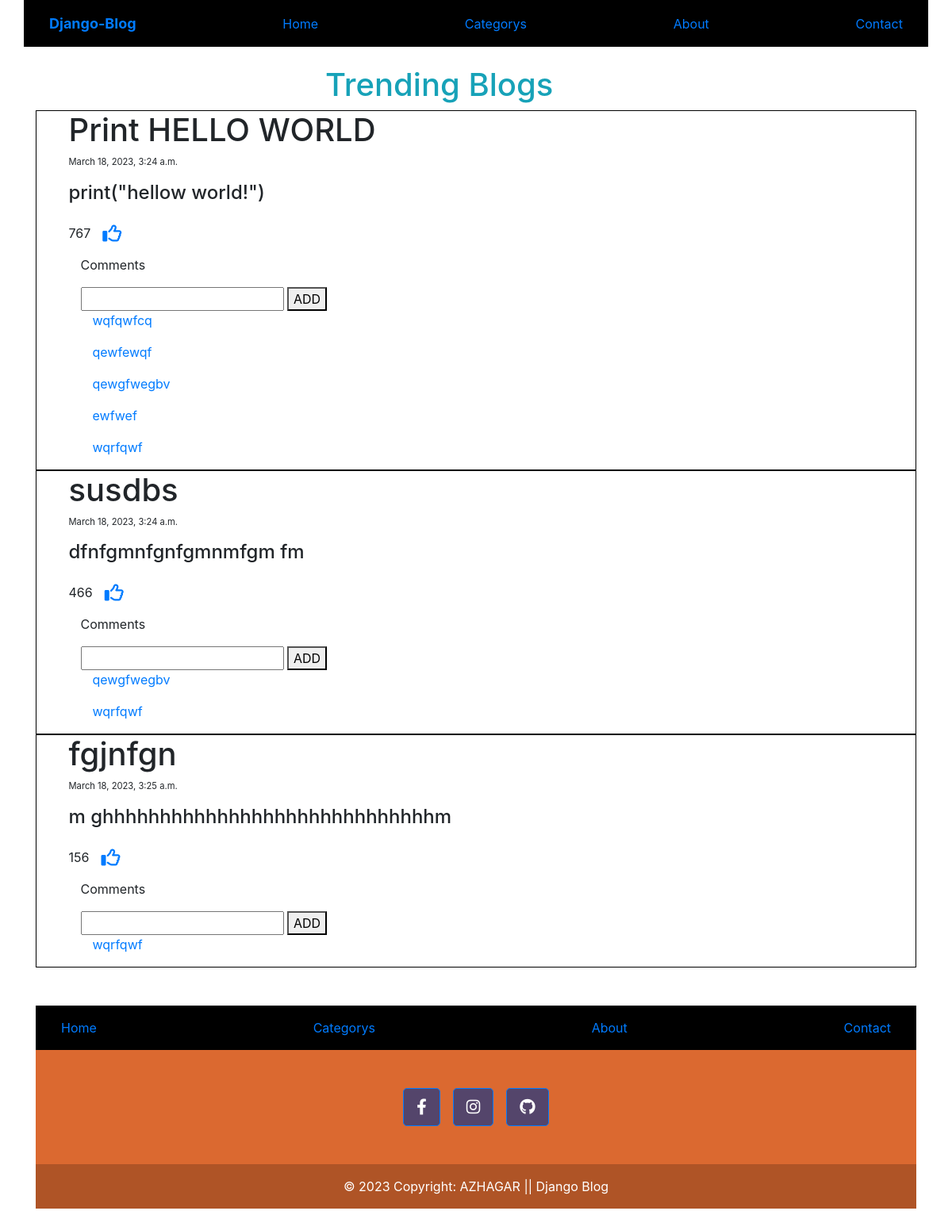
The app's page /, older data.
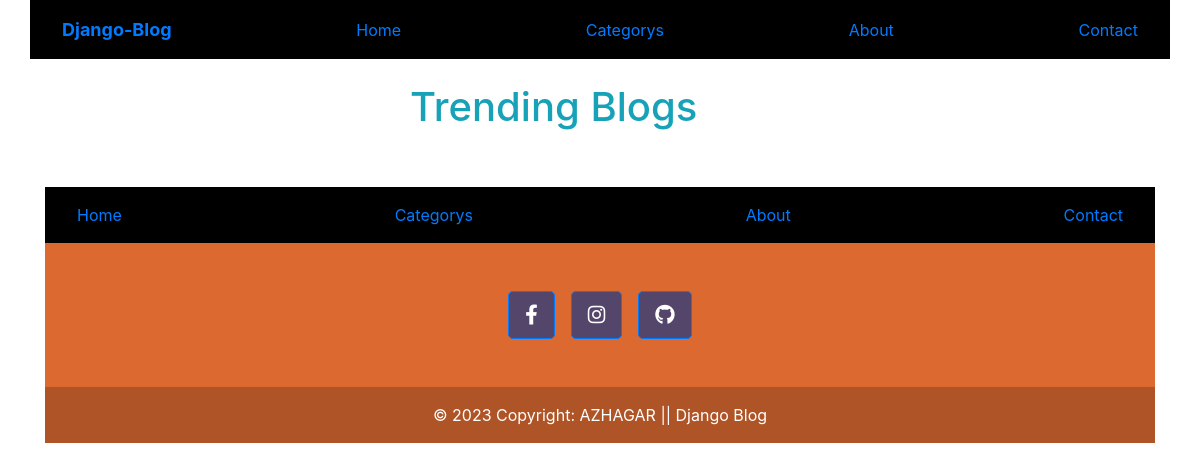
The same page, newer data.
### Blog/models.py (models this page shows, shortened)
class Blog(models.Model):
    category_id=models.ForeignKey(Category,on_delete=models.CASCADE)
    Title=models.CharField(max_length=150,blank=False)
    content=models.TextField(max_length=2000,blank=False)
    date=models.DateTimeField(auto_now_add=True)
    likes=models.IntegerField(blank=False)

class Comments(models.Model):
    blog_id=models.ForeignKey(Blog,on_delete=models.CASCADE)
    comments=models.CharField(max_length=200,blank=False)
    comment_accepted=models.BooleanField(default=False)

### Blog/views.py (the view)
# urls.py: 2. Add a URL to urlpatterns:  path('', views.home, name='home')
def home(request):
    blogs=models.Blog.objects.filter(likes__gt=100)
    comments=models.Comments.objects.all()
    data={'blogs':blogs,'comments':comments}
    return render(request,'Blog/index.html',data)

### Blog/templates/Blog/index.html (shortened to what this page needs)
{% extends 'Blog/layout.html' %}
{% block content %}
{% load static %}
<div class="my-4">
    <div class="row  text-info">
        <h1 class="offset-4 m-a">Trending Blogs</h1>
    </div>
    {% for item in blogs %}
    <div class=" blog container">
        <h1 class="row blog-title">{{item.Title}}</h1>
        <p class="row blog-date fs">{{item.date}}</p>
        <h4 class="row blog-content">{{item.content}}</h4>
        <p class="row blog-likes">{{item.likes}}<span><a href="{% url 'add_like' item.id %}"><span><i
                            class="fa-regular fa-thumbs-up fa-xl col-1"></i></span></a></span></p>
        <p>Comments</p>
        <form action="{% url 'add_comment' item.id %}" method="POST">
            <input type="text" name="comment">
            <button>ADD</button>
        </form>
        {% for i in comments %}
        {% if item.id == i.blog_id.id%}
        <p class="col-md-6 text-primary comment">{{i.comments}} </p>
        {% endif %}
        {% endfor %}
    </div>
    {% endfor %}
</div>
{% endblock content %}

### Blog/templates/Blog/layout.html (shortened to what this page needs)
<!DOCTYPE html>
<html lang="en">
<head>
    {% load static %}
    <link rel="stylesheet" href="{% static 'Blog/bootstrap.min.css' %}">
</head>
<body>
{% include 'Blog/navbar.html' %}
<div class="container">
    {% block content %}{% endblock content %}
</div>
{% include 'Blog/footer.html' %}
</body>
</html>

### Blog/templates/Blog/navbar.html (shortened to what this page needs)
<div class="navbar container ">
    <a class="nav-link logo-txt" href="/">Django-Blog</a>
    <a href="/" class="nav-link">Home</a>
    <a href="{% url 'categorys' %}" class="nav-link">Categorys</a>
    <a href="#" class="nav-link">About</a>
    <a href="#" class="nav-link">Contact</a>
</div>

### Blog/templates/Blog/footer.html (shortened to what this page needs)
<div class="container my-5">
  <link rel="stylesheet" href="https://cdnjs.cloudflare.com/ajax/libs/font-awesome/6.3.0/css/all.min.css" />
    <footer class="text-center text-lg-start" style="background-color: #db6930;">
      <div class="navbar container">
      <a href="/" class="nav-link">Home</a>
      <a href="{% url 'categorys' %}" class="nav-link">Categorys</a>
      <a href="#" class="nav-link">About</a>
      <a href="#" class="nav-link">Contact</a>
  </div>
      <div class="container d-flex justify-content-center py-5">
        <button type="button" class="btn btn-primary btn-lg btn-floating mx-2" style="background-color: #54456b;">
          <i class="fab fa-facebook-f"></i>
        </button>
        <button type="button" class="btn btn-primary btn-lg btn-floating mx-2" style="background-color: #54456b;">
          <i class="fab fa-instagram"></i>
        </button>
        <button type="button" class="btn btn-primary btn-lg btn-floating mx-2" style="background-color: #54456b;">
          <i class="fa-brands fa-github"></i>
        </button>
      </div>
      <div class="text-center text-white p-3" style="background-color: rgba(0, 0, 0, 0.2);">
        © 2023 Copyright:
        <a class="text-white" href="#">AZHAGAR || Django Blog</a>
      </div>
    </footer>
  </div>

### Blog/templates/Blog/navbar.html (style rules this page uses)
.navbar { background-color:black; }
.logo-txt { font-size:large; font-weight: bold; text-transform: none; text-decoration: none; font-style: normal; }

Row changes from the older to the newer data that the page shows:
removed Blog: Title "Print HELLO WORLD", date "March 18, 2023, 3:24 a.m.", content "print(\"hellow world!\")", likes "767"
removed Comments: comments "wqfqwfcq", shown under "Print HELLO WORLD"
removed Comments: comments "qewfewqf", shown under "Print HELLO WORLD"
removed Comments: comments "qewgfwegbv", shown under "Print HELLO WORLD"
removed Comments: comments "ewfwef", shown under "Print HELLO WORLD"
removed Comments: comments "wqrfqwf", shown under "Print HELLO WORLD"
removed Blog: Title "susdbs", date "March 18, 2023, 3:24 a.m.", content "dfnfgmnfgnfgmnmfgm fm", likes "466"
removed Comments: comments "qewgfwegbv", shown under "susdbs"
removed Comments: comments "wqrfqwf", shown under "susdbs"
removed Blog: Title "fgjnfgn", date "March 18, 2023, 3:25 a.m.", content "m ghhhhhhhhhhhhhhhhhhhhhhhhhhhhhm", likes "156"
removed Comments: comments "wqrfqwf", shown under "fgjnfgn"
